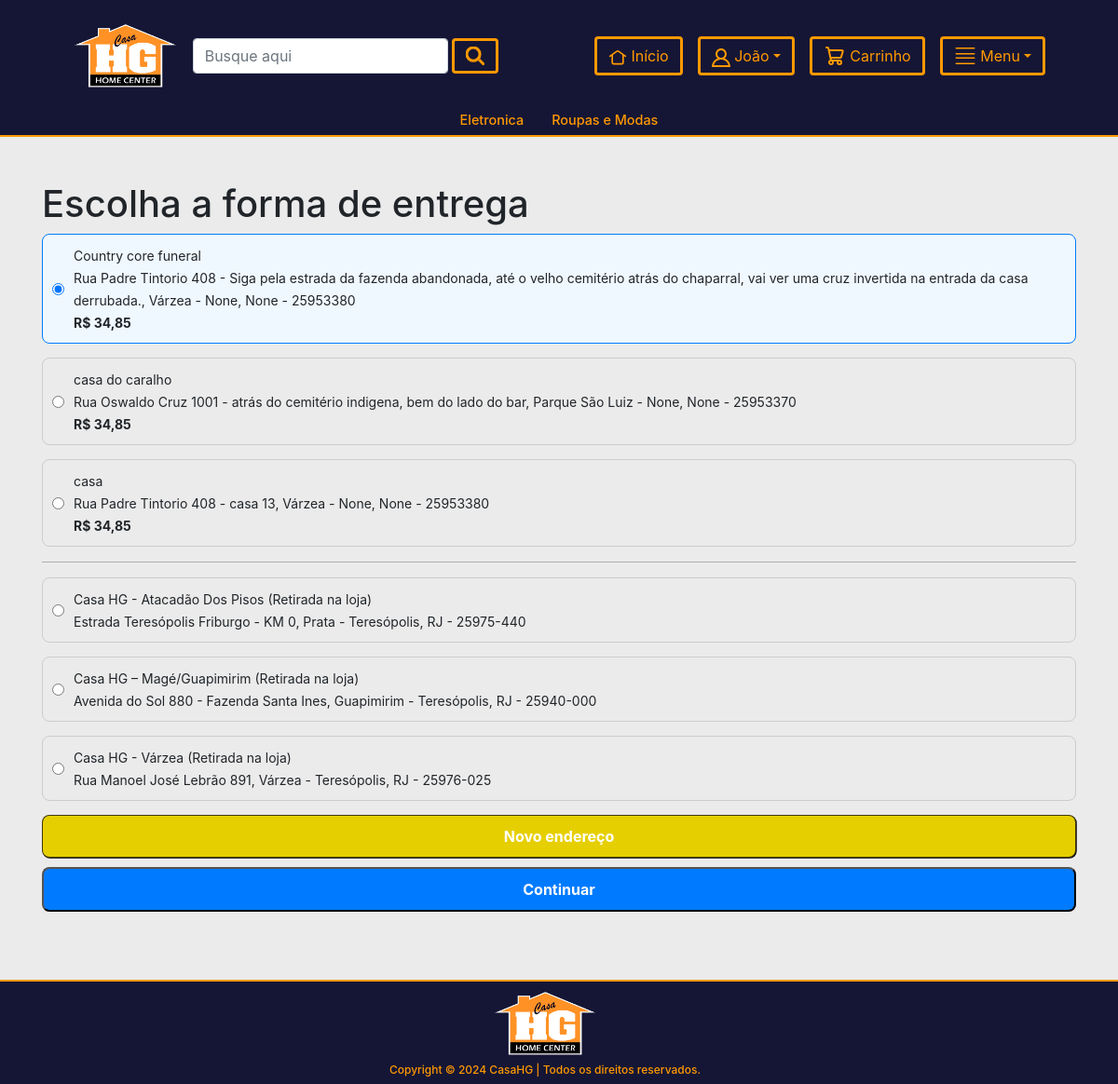
/forma-de-entrega/ (signed in), run on an earlier commit of the app's database.
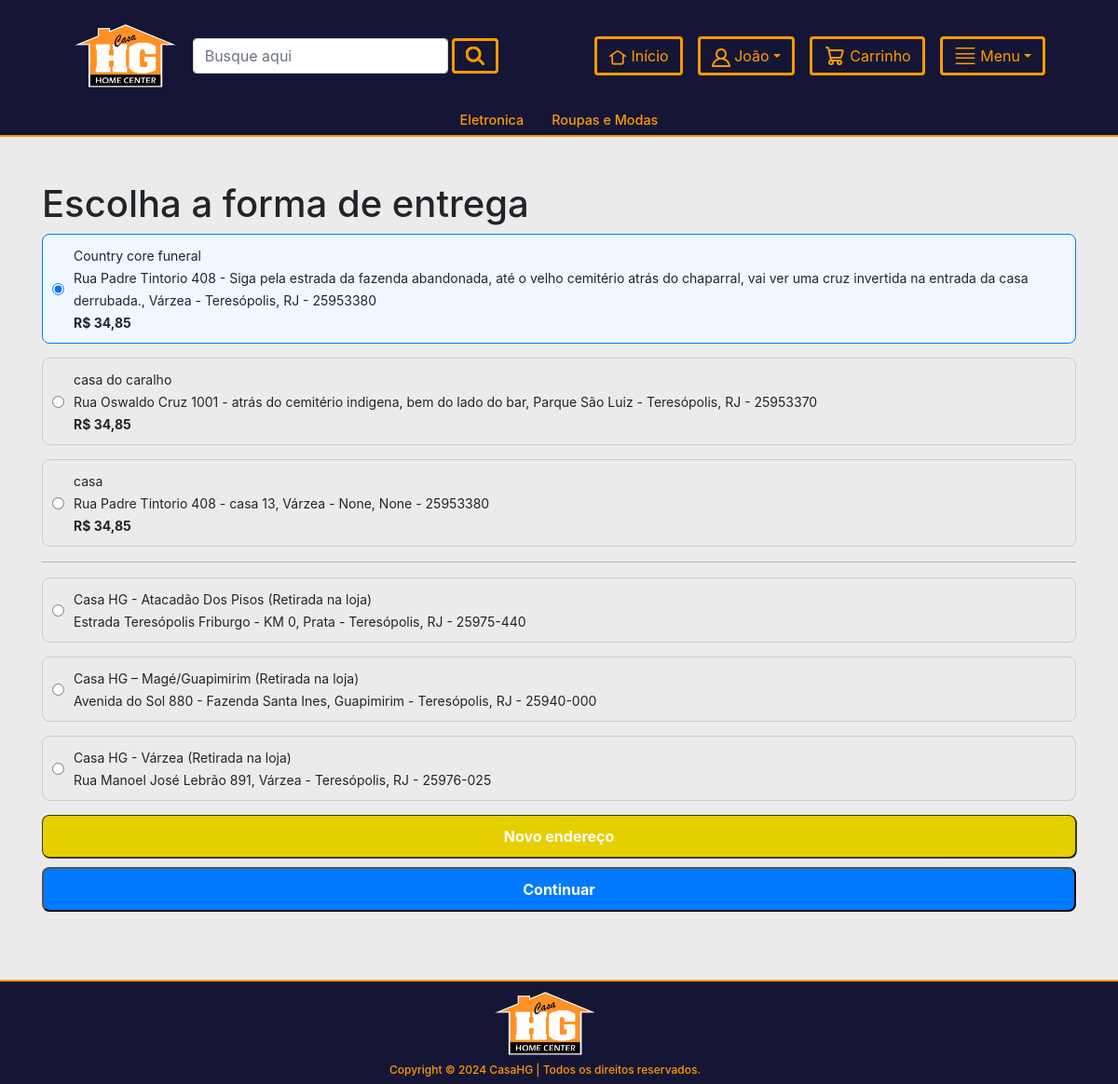
And on a later commit of the database.
### app/models.py (models this page shows, shortened)
class Endereco(models.Model):
    cliente = models.ForeignKey(Cliente, on_delete=models.SET_NULL,null=True,blank=True)
    titulo = models.CharField(max_length=20,null=True,blank=True)
    cep = models.CharField(max_length=9,null=True,blank=True)
    estado = models.CharField(max_length=3,null=True,blank=True)
    cidade = models.CharField(max_length=35,null=True,blank=True)
    bairro = models.CharField(max_length=35,null=True,blank=True)
    rua = models.CharField(max_length=35,null=True,blank=True)
    numero = models.CharField(max_length=20,null=True,blank=True)
    complemento = models.CharField(max_length=140,null=True,blank=True)

### app/views.py (the view)
# urls.py: path("forma-de-entrega/", FormaDeEntregaView.as_view(), name="formadeentrega"),
class FormaDeEntregaView(LogedMixin, LojaMixin, CarroComItemsMixin, BaseContextMixin, CreateView):
    template_name = "forma_de_entrega.html"
    form_class = Checar_PedidoForms
    success_url = reverse_lazy("lojaapp:home")
    def get_context_data(self, **kwargs):
        context = super().get_context_data(**kwargs)
        carro_id = self.request.session.get("carro_id",None)
        if carro_id:
            carro_obj = Carro.objects.get(id=carro_id)
        else:
            carro_obj = None
        context["carro"] = carro_obj
        context["enderecos"] = Endereco.objects.filter(cliente=self.request.user.cliente).order_by("-id")
        context["enderecosLojas"] = Endereco.objects.filter(cliente=Cliente.objects.get(nome="Casa", sobrenome="HG"))
        return context

### app/forms.py
class Checar_PedidoForms(forms.ModelForm):
    class Meta:
        model = Pedido_order
        fields = ['ordenado_por',"endereco_envio","telefone"]
        labels = {
            'ordenado_por': 'Nome do recebedor',
            'endereco_envio': 'Endereço de envio',
            'telefone': 'Telefone'
        }
        widgets = {
            'ordenado_por': TextInput(attrs={
                'class': "form-control",
                'style': 'max-width: 100%;',
                'placeholder': 'Nome Completo'
            }),
            'endereco_envio': TextInput(attrs={
                'class': "form-control",
                'style': 'max-width: 100%;',
                'placeholder': 'Endereço de envio'
            }),
            'telefone': TextInput(attrs={
                'class': "form-control",
                'style': 'max-width: 100%;',
                'placeholder': 'Telefone'
            }),
        }

### app/context_processors.py (called while the page is built)
def add_empresa_to_context(request):
    return {'empresa': Empresa.objects.first(), 'debug_var': 'Debug Variable'}

### templates/forma_de_entrega.html (shortened to what this page needs)
{% extends 'base.html' %}
{% load static %}
{% load humanize %}
{% load l10n %}
{% block content %}
<link rel="stylesheet" type="text/css" href="{% static 'css/forma_de_entrega.css' %}">
<section class="container mt-5 mb-5">
        <h1>Escolha a forma de entrega</h1>
        <form method="POST" action="{% url 'lojaapp:pedido_carro_endereco' %}">
            {% for e in enderecos %}
                <label class="option {% if forloop.first %}selected{% endif %}">
                    <input type="radio" name="local_entrega" data-frete="34.85" value="{{ e.id }}" onchange="updateFreteValue(this)" {% if forloop.first %}checked{% endif %}>
                    <div>
                        <span class="address">{{ e.titulo }}</span>
                        <br>
                        <span class="address">{{ e.rua }}{% if e.numero %} {{ e.numero }}{% endif %}{% if e.complemento %} - {{ e.complemento }}{% endif %}, {{ e.bairro }} - {{ e.cidade }}, {{ e.estado }} - {{ e.cep }}</span>
                        <br>
                        <span class="price">R$ 34,85</span>
                    </div>
                </label>
            {% endfor %}
            <hr>
            {% for e in enderecosLojas %}
                <label class="option">
                    <input type="radio" name="local_entrega" data-frete="0" value="{{ e.id }}" onchange="updateFreteValue(this)">
                    <div>
                        <span class="address">{{ e.titulo }} (Retirada na loja)</span>
                        <br>
                        <span class="address">{{ e.rua }}{% if e.numero %} {{ e.numero }}{% endif %}{% if e.complemento %} - {{ e.complemento }}{% endif %}, {{ e.bairro }} - {{ e.cidade }}, {{ e.estado }} - {{ e.cep }}</span>
                    </div>
                </label>
            {% endfor %}
            <a href="{% url 'lojaapp:cadastrarendereco' %}?next={{ request.path }}" class="button-link">Novo endereço</a>
            <button type="submit" class="button">Continuar</button>
        </form>
</section>
{% endblock %}

What changed in the data, as far as the page shows it:
changed Endereco "Country core funeral": cidade "None" → "Teresópolis"; estado "None" → "RJ"
changed Endereco "casa do caralho": cidade "None" → "Teresópolis"; estado "None" → "RJ"
